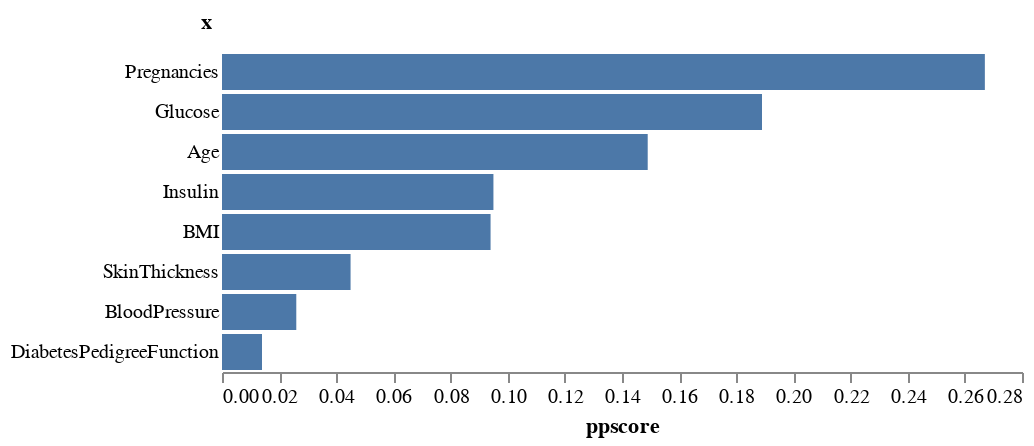

The notebook cell saved with this chart:
### Markdown cell above
## Investigate features with largest predictive power

We use the Predictive Power Score to evaluate which features have the
highest predictive power with respect to `Outcome`.

### Code cell
predictors = (
    pps.predictors(train, "Outcome")
    .round(3)
    .iloc[:, :-1]
)
base = (
    alt.Chart(predictors)
    .encode(
        y=alt.Y("x:N").sort("-x"),
        x="ppscore",
        tooltip=["x", "ppscore"],
    )
)
base.mark_bar() + base.mark_text(align="center", dy=-5)

### Figure 1 — Vega-Lite specification as saved in the notebook (floating-point values rounded to 4 significant figures)
{"config": {"axisX": {"grid": false}, "axisY": {"domain": false, "gridDash": [2, 4], "tickSize": 0, "titleAlign": "right", "titleAngle": 0, "titleX": -5, "titleY": -10}, "view": {"stroke": "transparent", "continuousHeight": 300, "continuousWidth": 400}}, "layer": [{"mark": {"type": "bar"}, "encoding": {"tooltip": [{"field": "x", "type": "nominal"}, {"field": "ppscore", "type": "quantitative"}], "x": {"field": "ppscore", "type": "quantitative"}, "y": {"field": "x", "sort": "-x", "type": "nominal"}}}, {"mark": {"type": "text", "align": "center", "dy": -5}, "encoding": {"tooltip": [{"field": "x", "type": "nominal"}, {"field": "ppscore", "type": "quantitative"}], "x": {"field": "ppscore", "type": "quantitative"}, "y": {"field": "x", "sort": "-x", "type": "nominal"}}}], "data": {"name": "data-46c3b1681c5f97e9b77ae067e8c7880f"}, "$schema": "https://vega.github.io/schema/vega-lite/v5.15.1.json", "datasets": {"data-46c3b1681c5f97e9b77ae067e8c7880f": [{"x": "Pregnancies", "y": "Outcome", "ppscore": 0.267, "case": "classification", "is_valid_score": true, "metric": "weighted F1", "baseline_score": 0.561, "model_score": 0.678}, {"x": "Glucose", "y": "Outcome", "ppscore": 0.189, "case": "classification", "is_valid_score": true, "metric": "weighted F1", "baseline_score": 0.561, "model_score": 0.644}, {"x": "Age", "y": "Outcome", "ppscore": 0.149, "case": "classification", "is_valid_score": true, "metric": "weighted F1", "baseline_score": 0.561, "model_score": 0.626}, {"x": "Insulin", "y": "Outcome", "ppscore": 0.095, "case": "classification", "is_valid_score": true, "metric": "weighted F1", "baseline_score": 0.561, "model_score": 0.602}, {"x": "BMI", "y": "Outcome", "ppscore": 0.094, "case": "classification", "is_valid_score": true, "metric": "weighted F1", "baseline_score": 0.561, "model_score": 0.602}, {"x": "SkinThickness", "y": "Outcome", "ppscore": 0.045, "case": "classification", "is_valid_score": true, "metric": "weighted F1", "baseline_score": 0.561, "model_score": 0.58}, {"x": "BloodPressure", "y": "Outcome", "ppscore": 0.026, "case": "classification", "is_valid_score": true, "metric": "weighted F1", "baseline_score": 0.561, "model_score": 0.572}, {"x": "DiabetesPedigreeFunction", "y": "Outcome", "ppscore": 0.014, "case": "classification", "is_valid_score": true, "metric": "weighted F1", "baseline_score": 0.561, "model_score": 0.567}]}}
